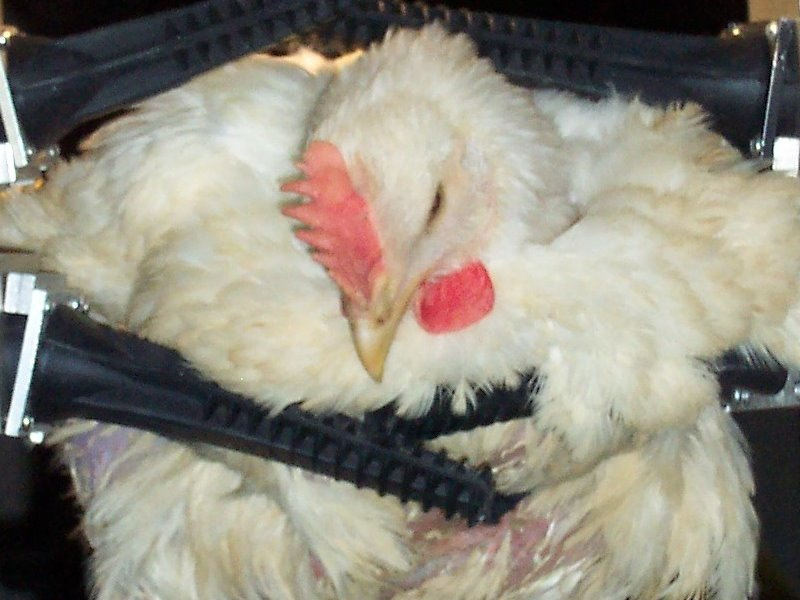
%> input picture HW4/Chicken.jpg, 800 x 600 px
$ octave Image_Segmentation.m   (GNU Octave 9; MATLAB toolbox functions it lacks are replaced by stand-ins)
%> lines starting %> are read from the running program, lines starting %| are printed output that depends on the picture
clc;
close all;
clear all;
he = imread('Chicken.jpg');
%> he is the input picture: size 600x800x3 uint8; mean R, G, B 142.7, 137.9, 125.5
figure;
imshow(he);cform = makecform('srgb2lab');
lab_he = applycform(he,cform);
%> lab_he: size 600x800x3 uint8; mean of channels 1, 2, 3 143.4, 128.3, 135.1
ab = double(lab_he(:,:,2:3));
nrows = size(ab,1);
%> nrows = 600
ncols = size(ab,2);
%> ncols = 800
ab = reshape(ab,nrows*ncols,2);
nColors = 3;
% repeat the clustering 3 times to avoid local minima
[cluster_idx, cluster_center] = kmeans(ab,nColors,'distance','sqEuclidean', ...
                                      'Replicates',3);
%> cluster_center = [127.1 139.5; 127.6 125.7; 165.4 150.2]
figure;plot(ab(cluster_idx==1,1),ab(cluster_idx==1,2),'r.','MarkerSize',12)
hold on
plot(ab(cluster_idx==2,1),ab(cluster_idx==2,2),'b.','MarkerSize',12)
hold on
plot(ab(cluster_idx==3,1),ab(cluster_idx==3,2),'g.','MarkerSize',12)
plot(cluster_center(:,1),cluster_center(:,2),'kx','MarkerSize',15,'LineWidth',3)
legend('Cluster 1','Cluster 2','Cluster3','Centroids','Location','NW')
title 'Cluster Assignments and Centroids'
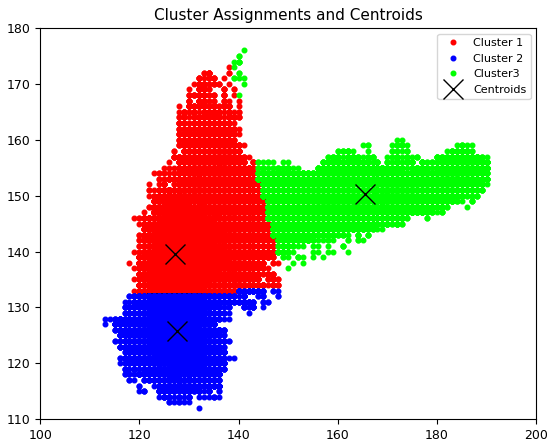
%> figure redrawn from the program's plot data
pixel_labels = reshape(cluster_idx,nrows,ncols);
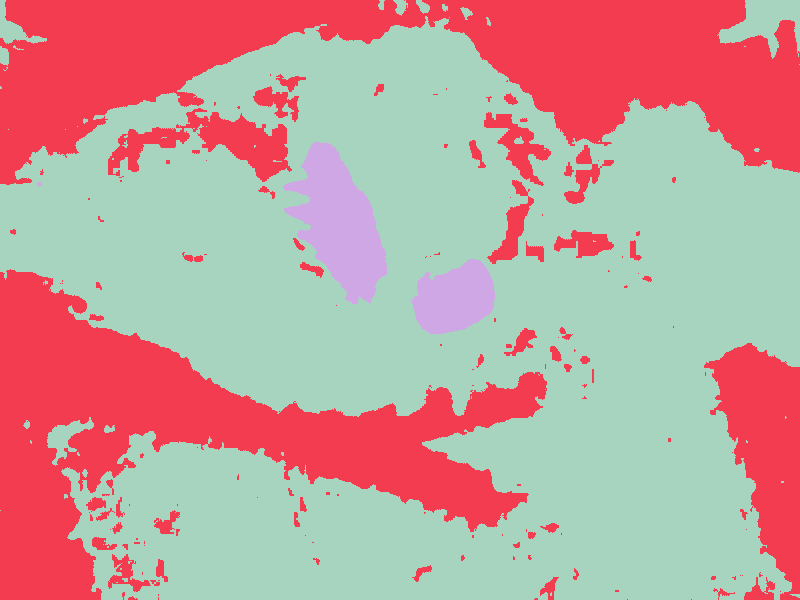
%> pixel_labels: size 600x800 double; 3 distinct labels, from 1 to 3; one colour per label, 0 black
segmented_images = cell(1,3);rgb_label = repmat(pixel_labels,[1 1 3]);
%> after `rgb_label = repmat(pixel_labels,[1 1 3])`:
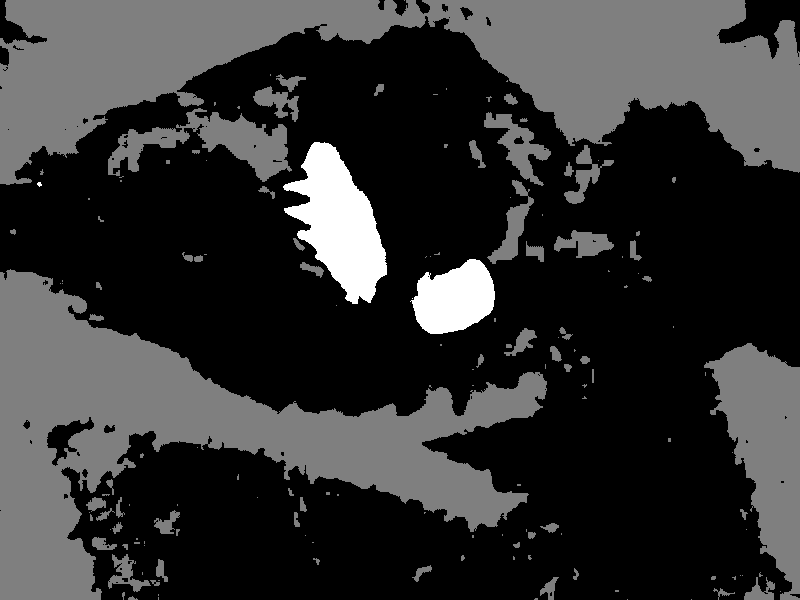
%> rgb_label: size 600x800x3 double; min 1, max 3, mean 1.4; drawn with min black and max white

for k = 1:nColors
    color = he;
    color(rgb_label ~= k) = 0;
    segmented_images{k} = color;
end
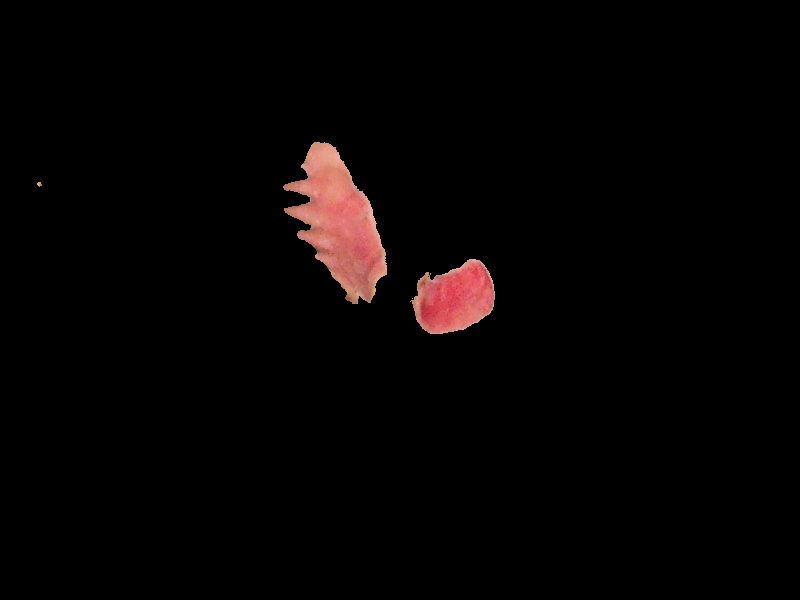
%> color: size 600x800x3 uint8; mean R, G, B 6, 3.3, 3.1
%> after the loop, segmented_images = 3 items

figure;
subplot(1,3,1);imshow(segmented_images{1}), title('Cluster 1');
%> after `imshow(segmented_images{1})`:
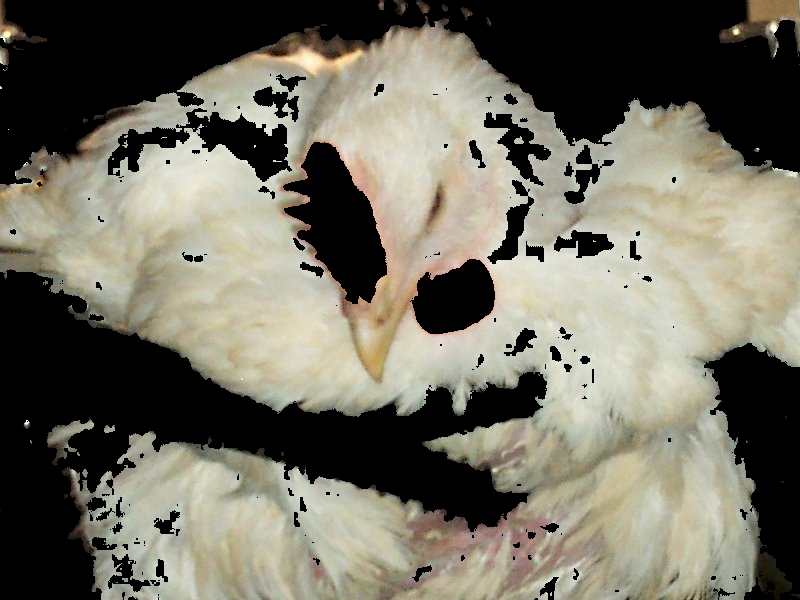
%> displayed picture: size 600x800x3, on the screen's scale of 0 to 255; mean R, G, B 114.2, 111.3, 98.1
subplot(1,3,2);imshow(segmented_images{2}), title('Cluster 2');
%> after `imshow(segmented_images{2})`:
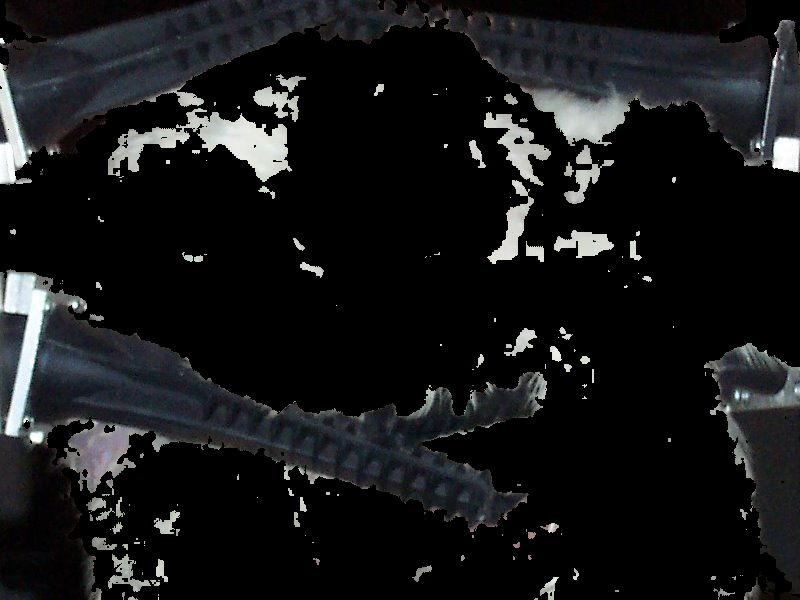
%> displayed picture: size 600x800x3, on the screen's scale of 0 to 255; mean R, G, B 22.5, 23.3, 24.3
subplot(1,3,3);imshow(segmented_images{3}), title('Cluster 3');
